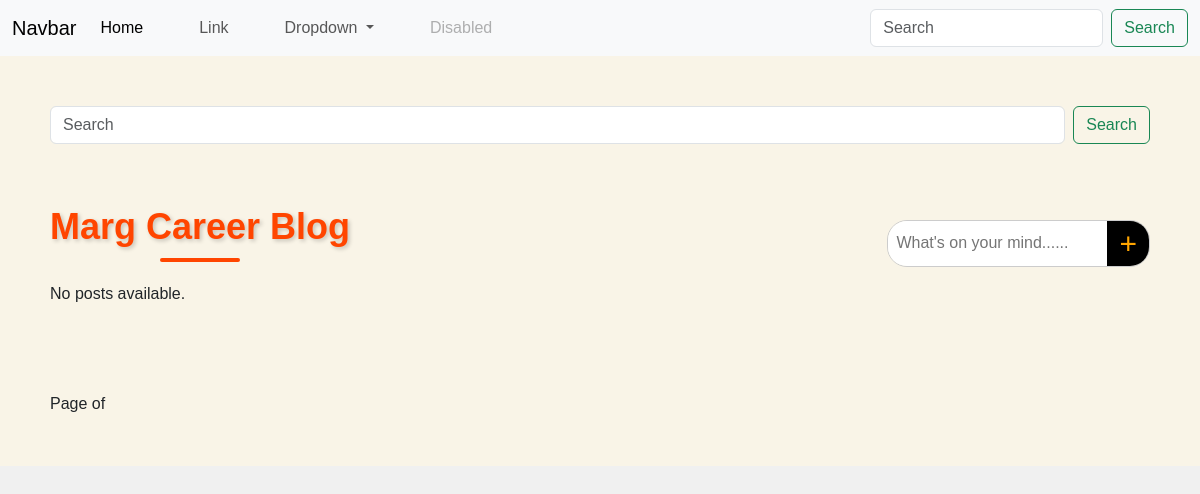
Page /post-by-tag/9/ (signed in) on the earlier database version.
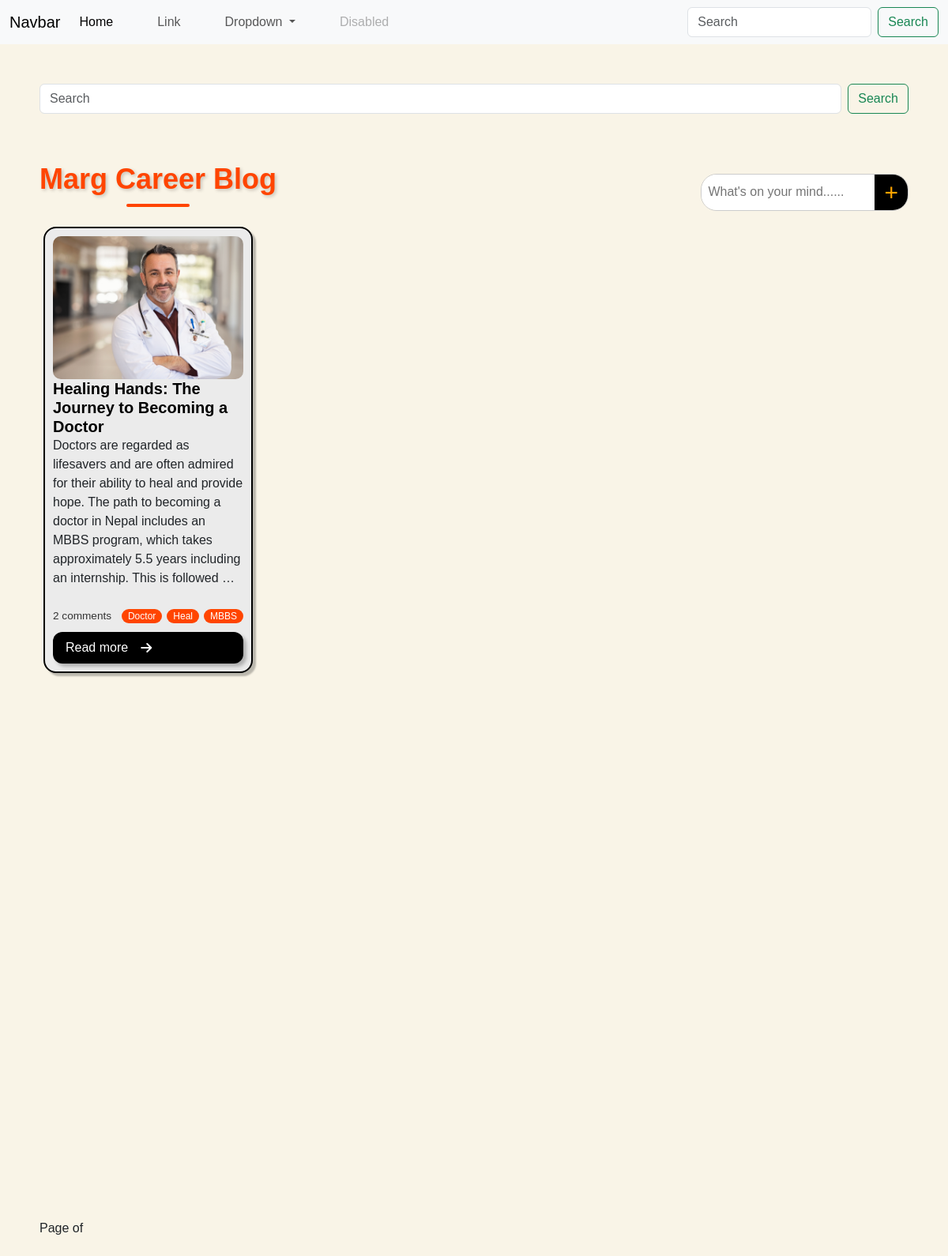
Same page on the later database version.
### blogapp/models.py (models this page shows, shortened)
class TimeStampModel(models.Model):
    created_at = models.DateTimeField(auto_now_add=True)
    updated_at = models.DateTimeField(auto_now=True)
    class Meta:
        abstract = True

class Post(TimeStampModel):
    STATUS_CHOICES = [
        ('active', 'Active'),
        ('in_active','Inactive'),
    ]
    title = models.CharField(max_length=200)
    description = models.TextField()
    featured_image = models.ImageField(upload_to='post_images/%Y/%m/%d', blank=False)
    author = models.ForeignKey(settings.AUTH_USER_MODEL, on_delete=models.CASCADE)  # ✅ FIXED
    status = models.CharField(max_length=20, choices=STATUS_CHOICES, default='active')
    published_at = models.DateTimeField(null=True, blank=True)
    tag = models.ManyToManyField(Tag)

class Tag(TimeStampModel):
    name = models.CharField(max_length=100)

### blogapp/views.py (the view)
# urls.py: path('post-by-tag/<int:tag_id>/',views.PostByTagView.as_view(), name='post-by-tag'),
class PostByTagView(LoginRequiredMixin, ListView):
    model = Post
    template_name = 'marg/Blog/blog.html'
    context_object_name = "page_obj"
    def get_queryset(self):
        query = super().get_queryset()
        return query.filter(
            published_at__isnull=False,
            status='active',
            tag__id=self.kwargs['tag_id'],
        ).order_by('-published_at')

### templates/marg/Blog/blog.html (shortened to what this page needs)
{% extends "marg/base.html" %}
{% load static %}
{% block extra_css %}
<link rel="stylesheet" href="{% static 'marg/assets/css/blog.css' %}" />
<link
  href="https://cdn.jsdelivr.net/npm/select2@4.1.0-rc.0/dist/css/select2.min.css"
  rel="stylesheet"
/>
<link
  rel="stylesheet"
  href="https://cdnjs.cloudflare.com/ajax/libs/font-awesome/6.5.0/css/all.min.css"
/>
{% endblock %}
{% block content %}
{% include 'marg/Blog/BlogList/bloglist.html'%}
{% endblock %}

### templates/marg/Blog/BlogList/bloglist.html (shortened to what this page needs)
{% load static %}
{% block content %}
<section class="blog">
<form class="d-flex position-relative" role="search" action="{% url 'post-search' %}" method="get">
  <input
    class="form-control me-2"
    type="search"
    name="query"
    placeholder="Search"
    aria-label="Search"
    value="{{ query }}"
    id="searchInput"
  />
  <button class="btn btn-outline-success" type="submit">Search</button>
</form>
  <div class="head" style="margin-top: 60px;">
    <div class="head-title">
      <h2 class="blog-title">Marg Career Blog</h2>
    </div>
    <div class="head-add">
      <input type="text" placeholder="What's on your mind......" readonly />
      <button class="open-modal-btn">+</button>
    </div>
  </div>
  <div class="body-box">
    {% for post in page_obj %}
    <div class="body-box-item-1 body-box-item">
      <img src="{{ post.featured_image.url }}" alt="{{ post.title }}" />
      <h3>
        <a href="{% url 'post-detail' post.pk %}" class="post-title">{{ post.title }}</a>
      </h3>
      <p>{{ post.description | striptags | truncatewords:40 }}</p>
      <div class="meta-info">
        <span class="comments-count">{{ post.comment_set.count }} comments</span>
        <div class="tags">
          {% for tag in post.tag.all %}
          <span class="tag-item">{{ tag.name }}</span>
          {% endfor %}
        </div>
      </div>
      <a href="{% url 'post-detail' post.pk %}" class="read-more-btn">
        <span>Read more</span>
        <i class="fa-solid fa-arrow-right"></i>
      </a>
    </div>
    {% empty %}
    <p>No posts available.</p>
    {% endfor %}
  </div>
  <div class="pagination mt-4">
    <span>Page {{ page_obj.number }} of {{ page_obj.paginator.num_pages }}</span>
  </div>
</section>
{% endblock %}

Differences in the rows shown:
added Post: featured_image (picture), title "Healing Hands: The Journey to Becoming a Doctor", description "Doctors are regarded as lifesavers and are often admired for their ability to heal and provide hope. The path to becoming a doctor in Nepal includes an MBBS program, which takes approximately 5.5 years including an internship. This is followed …", comment_set.count "2"
added Tag: name "Doctor"
added Tag: name "Heal"
added Tag: name "MBBS"
Other differences:
text no longer shown: "No posts available."
